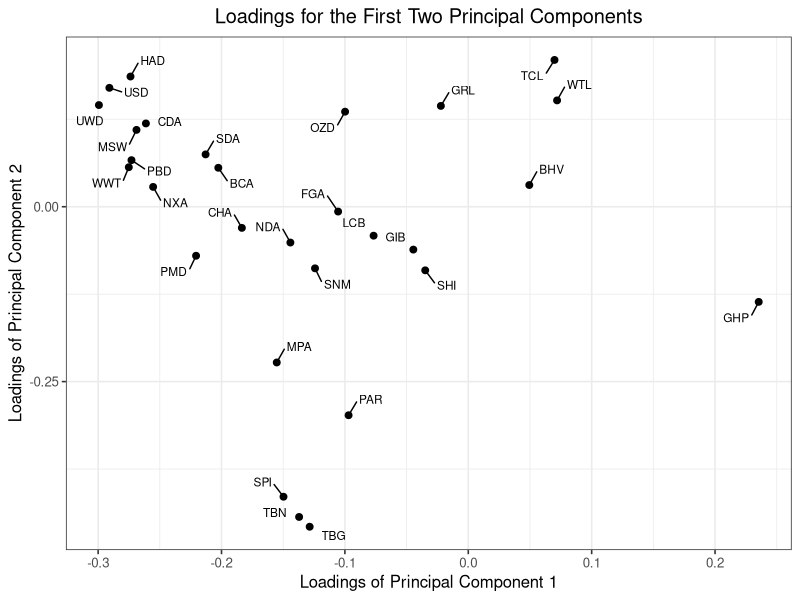
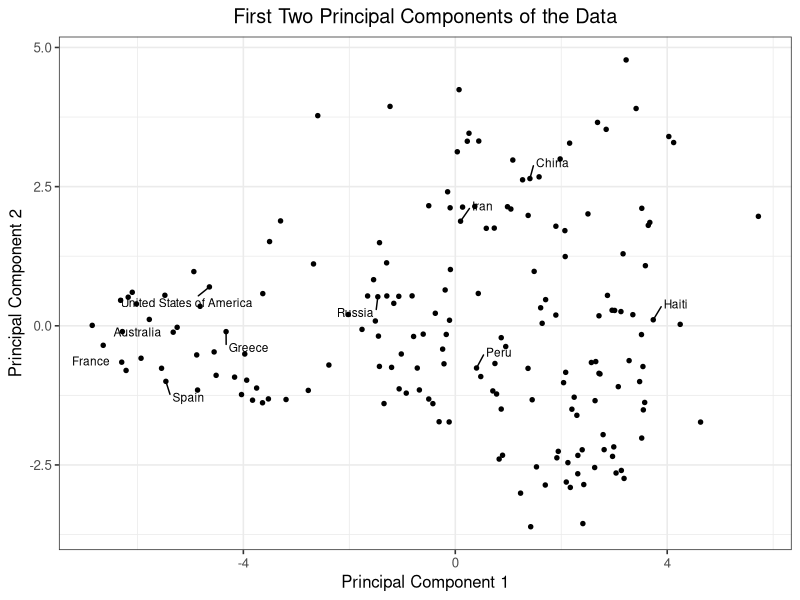
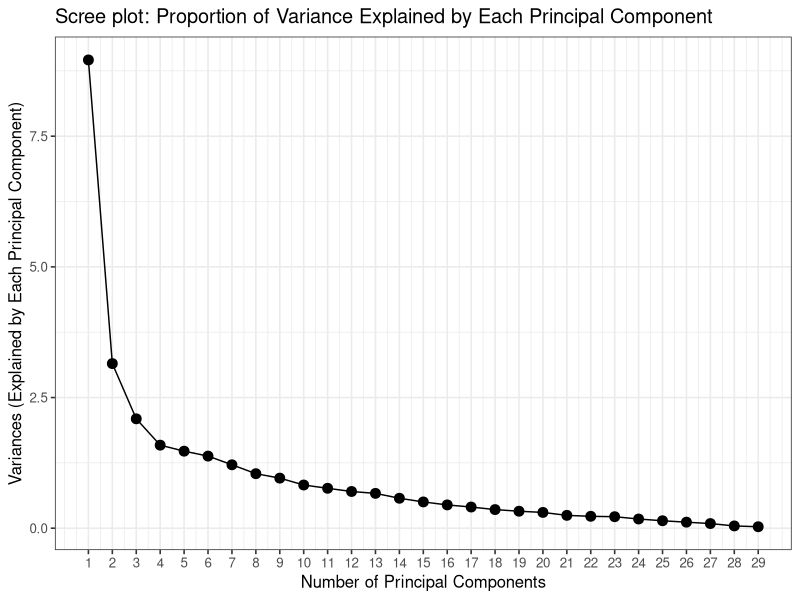
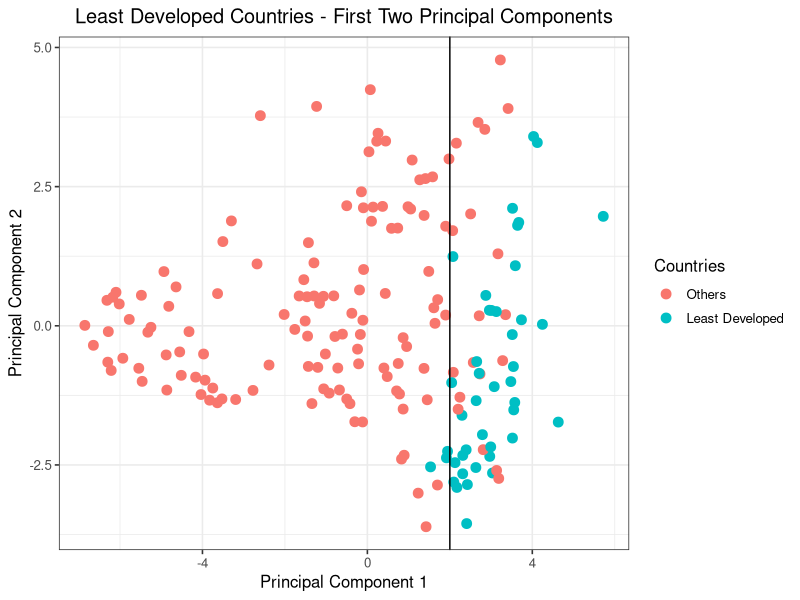
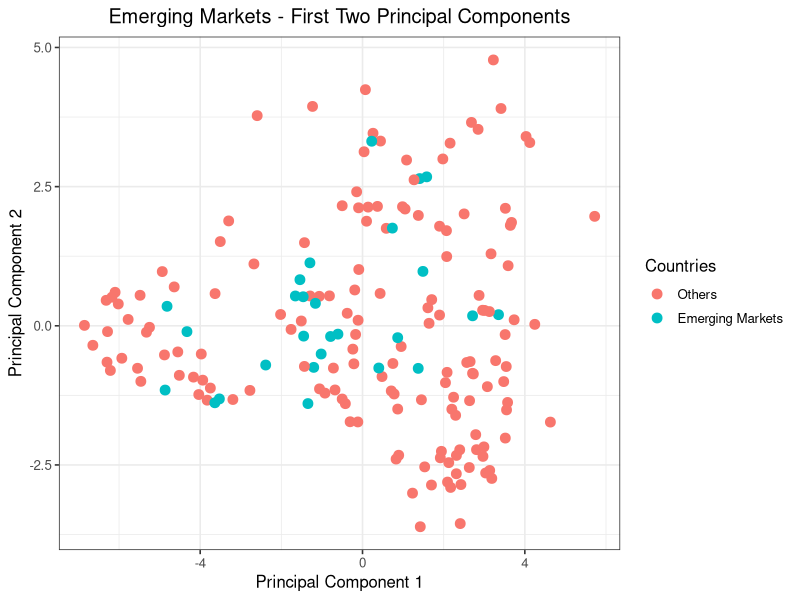
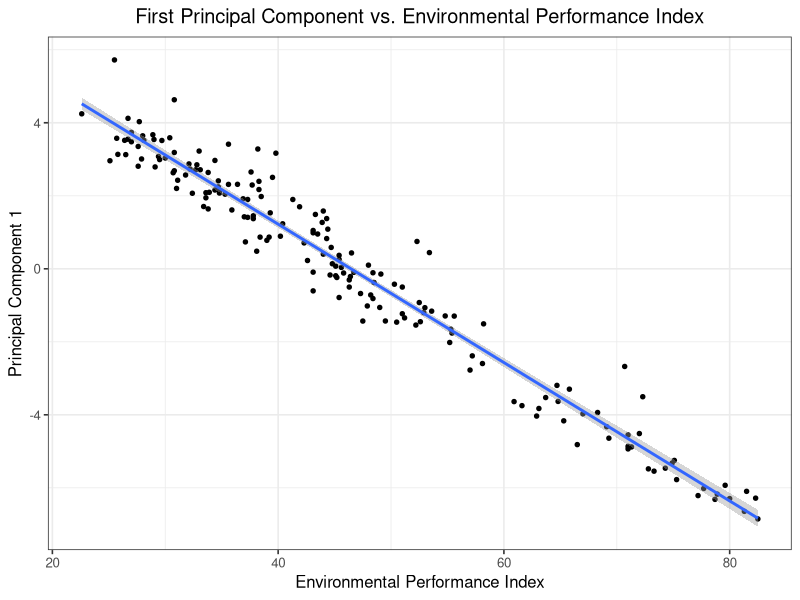

The R script that drew these images, in order:
## ---- chunk 1
#' PCA function that will run PCA on a data matrix
#' @param X a matrix (or dataframe) to perform PCA on.
#' @param scale a logical value, can accept either True or False 
#' @return Returns a list with following elements:
#' prin_comps: a matrix with the same dimensions as the X matrix that contains the principal component vectors
#' loadings: a matrix of variable loadings, this should be a square matrix where the number of rows and columns are equal to the number of columns of X
#' portion_var a vector of variances explained by each principal component

run_pca <- function(X, scale) {
  # if scale is TRUE, perform PCA on the centered and scaled version of the x dataframe
  if (scale == TRUE) {
    # Center and scale the dataframe
    X <- scale(X, center = T, scale = T)
    # Get the empirical covariance matrix of data matrix
    sigma <- cov(X)
    # Perform the eigendecomposition of a square symmetric matrix
    eigenvector_sigma <- eigen(sigma)
    # Extract loadings vectors
    eigen_sigma_vector <- eigenvector_sigma$vectors
    # Find principal component vectors by multiplying two matrices together
    pca_sigma <- as.matrix(X) %*% eigen_sigma_vector
    # Calculate the explained variances
    variances <- eigenvector_sigma$values
    # Return the list of elements
    return(list(prin_comps = pca_sigma, loadings = eigen_sigma_vector, portion_var = variances))
  }
  # if scale is FALSE, perform PCA on the centered and non-scaled version of the x dataframe
  else {
    # Center and not scale the dataframe
    X <- scale(X, center = T, scale = F)
    # Get the empirical covariance matrix of data matrix
    sigma <- cov(X)
    # Perform the eigendecomposition of a square symmetric matrix
    eigenvector_sigma <- eigen(sigma)
    # Extract loadings vectors
    eigen_sigma_vector <- eigenvector_sigma$vectors
    # Find principal component vectors by multiplying two matrices together
    pca_sigma <- as.matrix(X) %*% eigen_sigma_vector
    # Calculate the explained variances
    variances <- eigenvector_sigma$values
    # Return the list of elements
    return(list(prin_comps = pca_sigma, loadings = eigen_sigma_vector, portion_var = variances))
  }
}
## ---- chunk 2
# Set seed to fix random sequence
set.seed(302)

# Stimulate a matrix X with 4 rows and 3 columns
X <- matrix(nrow = 4, ncol = 3)
X[, 1] <- rnorm(4, mean = 0, sd = 1)
X[, 2] <- rnorm(4, mean = 0, sd = 10)
X[, 3] <- rnorm(4, mean = 0, sd = 15)
## ---- chunk 3
# display the results of run_pca() when scale is true
pca_scale <- run_pca(X, scale = TRUE)
pca_scale
## ---- chunk 4
# Display the results of run_pca() when scale is false
pca_non_scale <- run_pca(X, scale = FALSE)
pca_non_scale
## ---- chunk 5
# Load datasets and libraries
library(tidyverse)
library(ggrepel)
environment_df <- read_csv("./pca_data-1.csv")
country_df <- read_csv("./additional_data-1.csv")
## ---- chunk 6
# Run PCA using run_pca() and set scale = T. Include all columns except for country
environment_pca <- run_pca(environment_df[ , -which(names(environment_df) == "country")], scale = TRUE)
## ---- chunk 7
# Create a loading dataframe that includes the first two columns of loadings from run_pca and the names of the environment indicators
loading_df <- data.frame(first_loading = environment_pca$loadings[, 1],
                         second_loading = environment_pca$loadings[, 2],
                         prin_comp = colnames(environment_df)[colnames(environment_df) != "country"])

# Plot the loadings for the first two principal components.
ggplot(loading_df, 
       aes(x = first_loading, y = second_loading, label = prin_comp)) + 
  geom_point(size = 2) + 
  geom_text_repel(box.padding = 0.5, size = 3) +
  labs(x = "Loadings of Principal Component 1", 
       y = "Loadings of Principal Component 2",
       title = "Loadings for the First Two Principal Components") + 
  theme_bw(base_size = 12) + 
  theme(plot.title = 
          element_text(hjust = 0.5))
## ---- chunk 8
# Create a dataframe that includes the first two columns of prin_comps from run_pca and names of the countries
princomp_df <- data.frame(princomp1 = environment_pca$prin_comps[, 1],
                          princomp2 = environment_pca$prin_comps[, 2],
                          name = country_df$country)

# Create a subset of ten countries to label
text_df <- princomp_df %>%
  filter(name %in%
           c("Australia", "China","Spain", 
             "France","Greece", "Haiti", 
             "Peru", "United States of America", 
             "Russia", "Iran"))

# Plot the first two principal components of the data
ggplot(princomp_df, 
       aes(x = princomp1, y = princomp2, label = name)) + 
  geom_point(size = 1.2) + 
  geom_text_repel(data = text_df, box.padding = 0.5, size = 3) +
  labs(x = "Principal Component 1", 
       y = "Principal Component 2",
       title = "First Two Principal Components of the Data") + 
  theme_bw(base_size = 12) + 
  theme(plot.title = element_text(hjust = 0.5))
## ---- chunk 9
# Create a dataframe that includes the explained variance from the run_pca and number of principal components
var_df <- data.frame(explained_var = environment_pca$portion_var,
                     num_prin_comp = 1:29)

# Make a scree plot for the proportion of variance explained by each principal component
var_df %>%
  ggplot(aes(x = num_prin_comp,y = explained_var, group = 1)) +
  geom_point(size = 3) +
  geom_line() +
  labs(x = "Number of Principal Components", 
       y = "Variances (Explained by Each Principal Component)",
       title = "Scree plot: Proportion of Variance Explained by Each Principal Component") +
  theme_bw(base_size = 12) +
  scale_x_continuous(labels = var_df$num_prin_comp, breaks = var_df$num_prin_comp)
## ---- chunk 10
# Join the two dataframes together
join_df <- left_join(environment_df, country_df, by = "country")
## ---- chunk 11
# Create a plot that projects the least developed countries onto first two principal components
ggplot(princomp_df, 
       aes(x = princomp1, y = princomp2, color = as.factor(join_df$ldc))) + 
  geom_point(size = 3) + 
  geom_vline(xintercept = 2) +
  labs(x = "Principal Component 1", 
       y = "Principal Component 2",
       title = "Least Developed Countries - First Two Principal Components",
       color = "Countries") + 
  scale_colour_discrete(labels = c("Others", "Least Developed")) +
  theme_bw(base_size = 12) + 
  theme(plot.title = element_text(hjust = 0.5))
## ---- chunk 12
# Create a plot that projects Emerging Market Countries onto First Two Principal Components
ggplot(princomp_df, 
       aes(x = princomp1, y = princomp2, color = as.factor(join_df$emmrkt))) + 
  geom_point(size = 3) + 
  labs(x = "Principal Component 1", 
       y = "Principal Component 2",
       title = "Emerging Markets - First Two Principal Components",
       color = "Countries") + 
  scale_colour_discrete(labels = c("Others", "Emerging Markets")) +
  theme_bw(base_size = 12) + 
  theme(plot.title = element_text(hjust = 0.5))
## ---- chunk 13
# Create a graph that compares the first principal component to the variable EPI in the second dataset
ggplot(princomp_df, aes(x = country_df$EPI_cat, y = princomp1)) + 
  geom_point(size = 1.2) + 
  labs(x = "Environmental Performance Index", 
       y = "Principal Component 1",
       title = "First Principal Component vs. Environmental Performance Index") + 
  geom_smooth(method = "lm", formula = y~x) +
  theme_bw(base_size = 12) + 
  theme(plot.title = element_text(hjust = 0.5))
